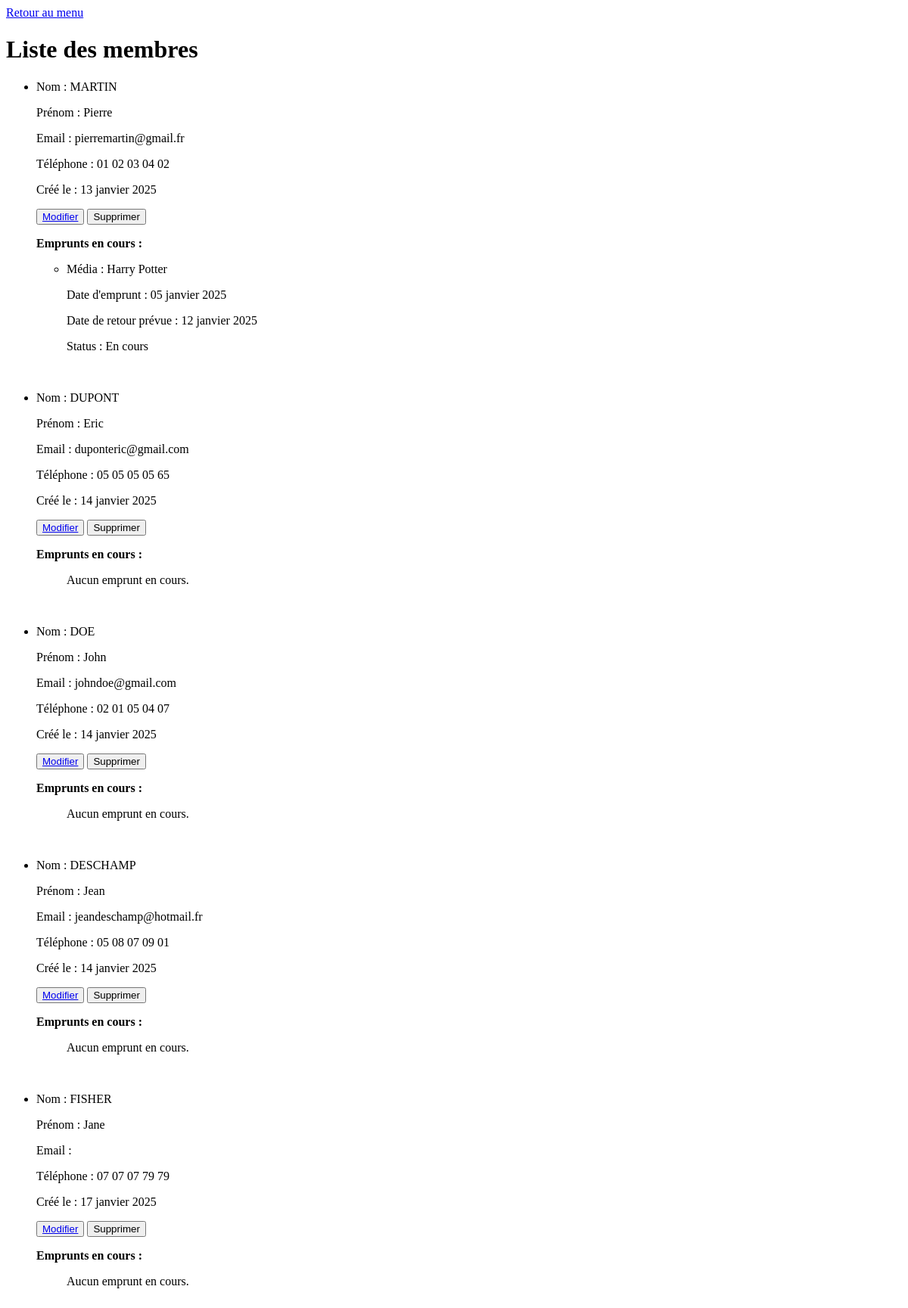
/bibliothecaire/listmembres/, run on an earlier commit of the app's database.
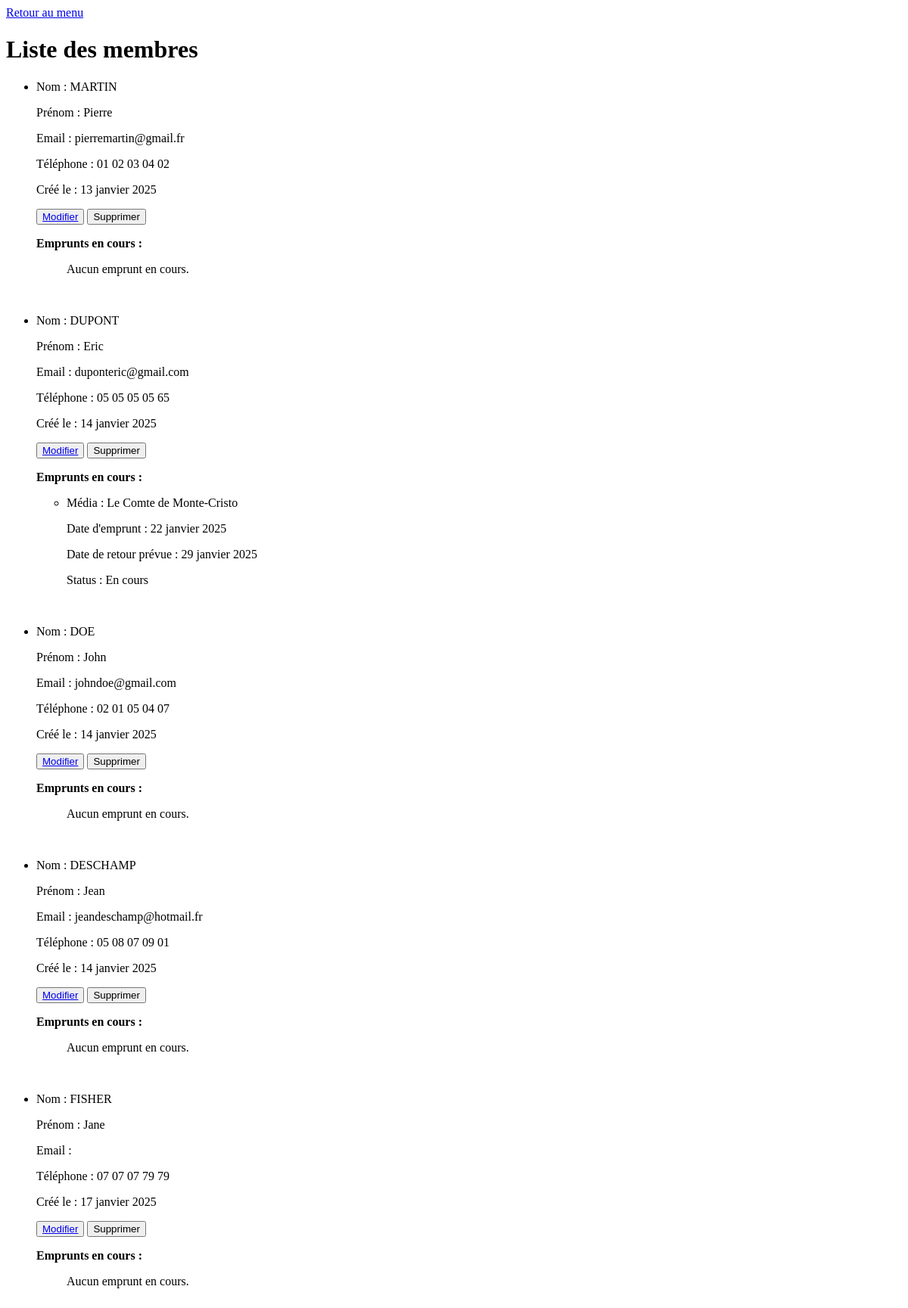
And on a later commit of the database.
### app_bibliothecaire/models.py (models this page shows, shortened)
class Membre(models.Model):
    name = models.fields.CharField(max_length=150)
    first_name = models.fields.CharField(max_length=150)
    email = models.EmailField(null=True, blank=True)
    phone = models.CharField(max_length=15, null=True, blank=True)
    creation_date = models.DateTimeField(auto_now_add=True) #Définit automatiquement la date et l'heure à la création

class Emprunt(models.Model):
    emprunteur = models.ForeignKey(
        Membre, #Relation vers la classe Membre
        on_delete=models.CASCADE, #Supprime l'emprunt si le membre est supprimé
        related_name="emprunts" #Permet de retrouver ts les emprunts d'un membre via membre.emprunts.all()
    )
    media = models.ForeignKey(
        Media,
        on_delete=models.CASCADE,
        related_name="emprunts" #Permet de retrouver tous les emprunts pour un média
    )
    date_emprunt = models.DateTimeField(null=True, blank=True)
    date_retour_prevue = models.DateField(default=get_default_date_emprunt)
    date_retour_effective = models.DateField(null=True, blank=True)

class Media(models.Model):
    CATEGORY_CHOICES = [
        ('livre', 'Livre'),
        ('dvd', 'Dvd'),
        ('cd', 'Cd'),
        ('plateau', 'Plateau'),
    ]
    name = models.fields.CharField(max_length=150)
    auteur = models.fields.CharField(max_length=250)
    category = models.CharField(max_length=10, choices=CATEGORY_CHOICES, default='livre')
    disponibility = models.BooleanField(default=True)
    emprunteur = models.ForeignKey(Membre, null=True, blank=True, on_delete=models.SET_NULL)
    date_emprunt = models.DateTimeField(null=True, blank=True)

### app_bibliothecaire/views.py (the view)
# urls.py: path('listmembres/', views.listemembres, name='listmembres'),
def listemembres(request):
    membres = Membre.objects.all()
    for membre in membres:
        membre.emprunts_en_cours = Emprunt.objects.filter(emprunteur=membre, date_retour_effective__isnull=True)
    return render(request, 'membres/listmembres.html', {'membres': membres})

### app_bibliothecaire/templates/membres/listmembres.html (shortened to what this page needs)
<!DOCTYPE html>
<html lang="fr">
<head>
</head>
<body>
    <a href="{% url 'app_bibliothecaire:home_bibliothecaire' %}">Retour au menu</a>
    <h1>Liste des membres</h1>
    <ul>
      {% for membre in membres %}
      <li>
          <p>Nom : {{ membre.name }}</p>
          <p>Prénom : {{ membre.first_name }}</p>
          <p>Email : {{ membre.email }}</p>
          <p>Téléphone : {{ membre.phone }}</p>
          <p>Créé le : {{ membre.creation_date|date:"d F Y" }}</p>
          <button><a href="{% url 'app_bibliothecaire:updatemembre' id=membre.id %}"> Modifier</a></button>
          <form action="{% url 'app_bibliothecaire:deletemembre' id=membre.id %}" method="POST" style="display:inline;">
                <button type="submit">Supprimer</button>
          </form>
          <p><strong>Emprunts en cours :</strong></p>
          <ul>
            {% for emprunt in membre.emprunts_en_cours %}
            <li>
                <p>Média : {{ emprunt.media.name }}</p>
                <p>Date d'emprunt : {{ emprunt.date_emprunt|date:"d F Y" }}</p>
                <p>Date de retour prévue : {{ emprunt.date_retour_prevue|date:"d F Y" }}</p>
                <p>Status : {% if emprunt.date_retour_effective %}
                    Retour effectué le {{ emprunt.date_retour_effective|date:"d F Y" }}
                    {% else %} En cours {% endif %}</p>
            </li>
            {% empty %}
            <p>Aucun emprunt en cours.</p>
            {% endfor %}
          </ul>
      </li><br>
      {% endfor %}
    </ul>
</body>
</html>

What changed in the data, as far as the page shows it:
changed Membre "MARTIN": loses Emprunt (media.name "Harry Potter", date_emprunt "05 janvier 2025", date_retour_prevue "12 janvier 2025", shows "En cours"); now shows "Aucun emprunt en cours."
shown differently, row unchanged: Membre "DUPONT": no longer shows "Aucun emprunt en cours."
added Emprunt: media.name "Le Comte de Monte-Cristo", date_emprunt "22 janvier 2025", date_retour_prevue "29 janvier 2025", shows "En cours", shown under Membre "DUPONT"
